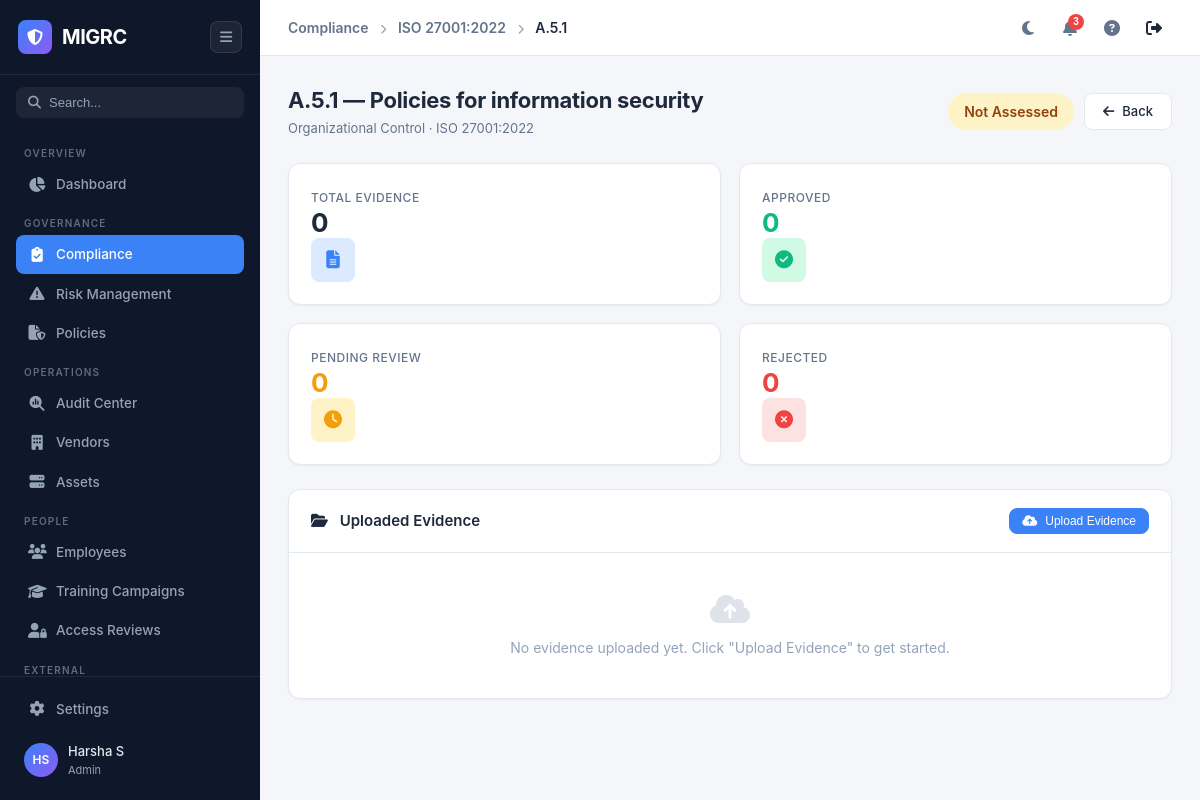
The page /compliance/1/control/1 (signed in) on the database its author committed.
### app/models.py (models this page shows, shortened)
class User(UserMixin, db.Model):
    __tablename__ = 'users'
    id = db.Column(db.Integer, primary_key=True)
    email = db.Column(db.String(120), unique=True, nullable=False, index=True)
    password_hash = db.Column(db.String(256), nullable=False)
    name = db.Column(db.String(100), nullable=False)
    role = db.Column(db.String(30), nullable=False, default='Viewer')
    is_active_user = db.Column(db.Boolean, default=True)
    created_at = db.Column(db.DateTime, default=datetime.utcnow)
    last_login = db.Column(db.DateTime)
    @property
    def is_active(self):
        return self.is_active_user

class Framework(db.Model):
    __tablename__ = 'frameworks'
    id = db.Column(db.Integer, primary_key=True)
    name = db.Column(db.String(100), nullable=False)
    description = db.Column(db.Text)
    category = db.Column(db.String(50))
    icon = db.Column(db.String(50), default='globe')
    status = db.Column(db.String(30), default='In Progress')
    owner = db.Column(db.String(100))
    target_date = db.Column(db.Date)
    controls_detail = db.Column(db.String(200))
    created_at = db.Column(db.DateTime, default=datetime.utcnow)
    updated_at = db.Column(db.DateTime, default=datetime.utcnow, onupdate=datetime.utcnow)
    controls = db.relationship('Control', backref='framework', lazy='dynamic', cascade='all, delete-orphan')

class Control(db.Model):
    __tablename__ = 'controls'
    id = db.Column(db.Integer, primary_key=True)
    code = db.Column(db.String(20), nullable=False)
    title = db.Column(db.String(200), nullable=False)
    description = db.Column(db.Text)
    category = db.Column(db.String(100))
    framework_id = db.Column(db.Integer, db.ForeignKey('frameworks.id'), nullable=False)
    status = db.Column(db.String(30), default='Not Assessed')
    owner = db.Column(db.String(100))
    test_criteria = db.Column(db.Text)
    evidence_requirement = db.Column(db.Text)
    created_at = db.Column(db.DateTime, default=datetime.utcnow)
    updated_at = db.Column(db.DateTime, default=datetime.utcnow, onupdate=datetime.utcnow)
    evidence_mappings = db.relationship('EvidenceMapping', backref='control', lazy='dynamic', cascade='all, delete-orphan')

### app/routes/compliance.py (the view, shortened to what this page needs)
@compliance_bp.route('/compliance/<int:framework_id>/control/<int:control_id>')
@login_required
def control_detail(framework_id, control_id):
    fw = Framework.query.get_or_404(framework_id)
    ctrl = Control.query.get_or_404(control_id)
    mappings = EvidenceMapping.query.filter_by(control_id=ctrl.id).all()
    evidence_list = []
    all_controls = Control.query.filter_by(framework_id=fw.id).order_by(Control.code).all()
    return render_template('control_detail.html', page='compliance',
        framework=fw, control=ctrl, evidence_list=evidence_list,
        all_controls=all_controls)

### templates/control_detail.html (shortened to what this page needs)
{% extends "base.html" %}
{% block breadcrumb %}
<a href="/compliance" style="color:var(--text-secondary);text-decoration:none;">Compliance</a>
<i class="fas fa-chevron-right" style="font-size:10px;margin:0 8px;color:var(--text-muted);"></i>
<a href="/compliance/{{ framework.id }}" style="color:var(--text-secondary);text-decoration:none;">{{ framework.name }}</a>
<i class="fas fa-chevron-right" style="font-size:10px;margin:0 8px;color:var(--text-muted);"></i>
<span>{{ control.code }}</span>
{% endblock %}
{% block content %}
<div class="page-header">
    <div>
        <h1>{{ control.code }} — {{ control.title }}</h1>
        <p>{{ control.category }} Control &middot; {{ framework.name }}</p>
    </div>
    <div class="page-actions">
        <span class="badge {% if control.status == 'Passing' %}badge-success{% elif control.status == 'Failing' %}badge-danger{% elif control.status == 'Not Applicable' %}badge-neutral{% else %}badge-warning{% endif %}" style="font-size:14px;padding:8px 16px;">
            {{ control.status }}
        </span>
        <a href="/compliance/{{ framework.id }}" class="btn btn-secondary"><i class="fas fa-arrow-left"></i> Back</a>
    </div>
</div>
<div class="grid-4" style="margin-bottom:24px;">
    <div class="stat-card">
        <div class="stat-card-content">
            <div>
                <span class="stat-label">Total Evidence</span>
                <div class="stat-value">{{ evidence_list|length }}</div>
            </div>
            <div class="stat-icon blue"><i class="fas fa-file-lines"></i></div>
        </div>
    </div>
    <div class="stat-card">
        <div class="stat-card-content">
            <div>
                <span class="stat-label">Approved</span>
                <div class="stat-value" style="color:var(--accent-success);">{{ evidence_list|selectattr('status','equalto','Approved')|list|length }}</div>
            </div>
            <div class="stat-icon green"><i class="fas fa-check-circle"></i></div>
        </div>
    </div>
    <div class="stat-card">
        <div class="stat-card-content">
            <div>
                <span class="stat-label">Pending Review</span>
                <div class="stat-value" style="color:var(--accent-warning);">{{ evidence_list|selectattr('status','equalto','Pending Review')|list|length }}</div>
            </div>
            <div class="stat-icon orange"><i class="fas fa-clock"></i></div>
        </div>
    </div>
    <div class="stat-card">
        <div class="stat-card-content">
            <div>
                <span class="stat-label">Rejected</span>
                <div class="stat-value" style="color:var(--accent-danger);">{{ evidence_list|selectattr('status','equalto','Rejected')|list|length }}</div>
            </div>
            <div class="stat-icon red"><i class="fas fa-times-circle"></i></div>
        </div>
    </div>
</div>
<div class="card" style="margin-bottom:20px;">
    <div class="card-header">
        <h3><i class="fas fa-folder-open" style="margin-right:8px;"></i> Uploaded Evidence</h3>
        <button class="btn btn-sm btn-primary" onclick="document.getElementById('uploadSection').style.display = document.getElementById('uploadSection').style.display === 'none' ? '' : 'none'">
            <i class="fas fa-cloud-upload-alt"></i> Upload Evidence
        </button>
    </div>
    <div class="card-body no-padding">
        {% if evidence_list %}
        <table>
            <thead>
                <tr>
                    <th>Evidence</th>
                    <th style="width:100px;">Type</th>
                    <th style="width:120px;">Uploaded By</th>
                    <th style="width:110px;">Status</th>
                    <th style="width:160px;">Actions</th>
                </tr>
            </thead>
            <tbody>
                {% for ev in evidence_list %}
                <tr>
                    <td>
                        <div style="font-weight:600;font-size:13px;">{{ ev.title }}</div>
                        <div style="font-size:11px;color:var(--text-muted);">
                            {{ ev.file_name }}
                            {% if ev.file_size %}· {{ (ev.file_size / 1024)|round|int }} KB{% endif %}
                        </div>
                        {% if ev.description %}
                        <div style="font-size:11px;color:var(--text-secondary);margin-top:2px;">{{ ev.description[:100] }}{% if ev.description|length > 100 %}...{% endif %}</div>
                        {% endif %}
                    </td>
                    <td><span class="mini-badge mb-blue" style="padding:3px 8px;border-radius:4px;font-size:10px;background:var(--accent-primary-light);color:var(--accent-primary);">{{ ev.source_type }}</span></td>
                    <td style="font-size:12px;">{{ ev.uploaded_by }}</td>
                    <td>
                        <span class="badge {% if ev.status == 'Approved' %}badge-success{% elif ev.status == 'Rejected' %}badge-danger{% else %}badge-warning{% endif %}">
                            {{ ev.status }}
                        </span>
                    </td>
                    <td>
                        {% if ev.status == 'Pending Review' %}
                        <div style="display:flex;gap:4px;">
                            <form action="/evidence/{{ ev.id }}/review" method="POST" style="display:inline;">
                                <input type="hidden" name="csrf_token" value="{{ csrf_token() }}">
                                <input type="hidden" name="action" value="approve">
                                <button type="submit" class="btn btn-sm btn-primary btn-icon" title="Approve"><i class="fas fa-check"></i></button>
                            </form>
                            <form action="/evidence/{{ ev.id }}/review" method="POST" style="display:inline;">
                                <input type="hidden" name="csrf_token" value="{{ csrf_token() }}">
                                <input type="hidden" name="action" value="reject">
                                <button type="submit" class="btn btn-sm btn-secondary btn-icon" title="Reject" style="color:var(--accent-danger);"><i class="fas fa-times"></i></button>
                            </form>
                            <form action="/evidence/{{ ev.id }}/delete" method="POST" style="display:inline;" onsubmit="return confirm('Delete this evidence?')">
                                <input type="hidden" name="csrf_token" value="{{ csrf_token() }}">
                                <button type="submit" class="btn btn-sm btn-secondary btn-icon" title="Delete"><i class="fas fa-trash"></i></button>
                            </form>
                        </div>
                        {% else %}
                        <div style="display:flex;gap:4px;">
                            {% if ev.review_notes %}
                            <span title="{{ ev.review_notes }}" style="font-size:11px;color:var(--text-muted);cursor:help;"><i class="fas fa-comment"></i> Notes</span>
                            {% endif %}
                            <form action="/evidence/{{ ev.id }}/delete" method="POST" style="display:inline;margin-left:auto;" onsubmit="return confirm('Delete this evidence?')">
                                <input type="hidden" name="csrf_token" value="{{ csrf_token() }}">
                                <button type="submit" class="btn btn-sm btn-secondary btn-icon" title="Delete"><i class="fas fa-trash"></i></button>
                            </form>
                        </div>
                        {% endif %}
                    </td>
                </tr>
                {% endfor %}
            </tbody>
        </table>
        {% else %}
        <div style="padding:40px;text-align:center;color:var(--text-muted);">
            <i class="fas fa-cloud-upload-alt" style="font-size:32px;margin-bottom:12px;opacity:0.3;"></i>
            <p>No evidence uploaded yet. Click "Upload Evidence" to get started.</p>
        </div>
        {% endif %}
    </div>
</div>
{% endblock %}

### templates/base.html (shortened to what this page needs)
<!DOCTYPE html>
<html lang="en" data-theme="light">
<head>
    <link rel="stylesheet" href="{{ url_for('static', filename='css/style.css') }}">
    <link rel="stylesheet" href="https://cdnjs.cloudflare.com/ajax/libs/font-awesome/6.5.1/css/all.min.css">
</head>
<body>
    <aside class="sidebar" id="sidebar">
        <div class="sidebar-header">
            <div class="logo">
                <div class="logo-icon"><i class="fas fa-shield-halved"></i></div>
                <span class="logo-text">MIGRC</span>
            </div>
            <button class="sidebar-toggle" id="sidebarToggle">
                <i class="fas fa-bars"></i>
            </button>
        </div>
        <div class="sidebar-search">
            <div class="search-box">
                <i class="fas fa-search"></i>
                <input type="text" placeholder="Search..." id="sidebarSearch">
            </div>
        </div>
        <nav class="sidebar-nav">
            <div class="nav-section">
                <span class="nav-section-title">Overview</span>
                <a href="/" class="nav-item {% if page == 'dashboard' %}active{% endif %}">
                    <i class="fas fa-chart-pie"></i>
                    <span>Dashboard</span>
                </a>
            </div>
            <div class="nav-section">
                <span class="nav-section-title">Governance</span>
                <a href="/compliance" class="nav-item {% if page == 'compliance' %}active{% endif %}">
                    <i class="fas fa-clipboard-check"></i>
                    <span>Compliance</span>
                </a>
                <a href="/risks" class="nav-item {% if page == 'risks' %}active{% endif %}">
                    <i class="fas fa-exclamation-triangle"></i>
                    <span>Risk Management</span>
                </a>
                <a href="/policies" class="nav-item {% if page == 'policies' %}active{% endif %}">
                    <i class="fas fa-file-shield"></i>
                    <span>Policies</span>
                </a>
            </div>
            <div class="nav-section">
                <span class="nav-section-title">Operations</span>
                <a href="/audits" class="nav-item {% if page == 'audits' %}active{% endif %}">
                    <i class="fas fa-magnifying-glass-chart"></i>
                    <span>Audit Center</span>
                </a>
                <a href="/vendors" class="nav-item {% if page == 'vendors' %}active{% endif %}">
                    <i class="fas fa-building"></i>
                    <span>Vendors</span>
                </a>
                <a href="/assets" class="nav-item {% if page == 'assets' %}active{% endif %}">
                    <i class="fas fa-server"></i>
                    <span>Assets</span>
                </a>
            </div>
            <div class="nav-section">
                <span class="nav-section-title">People</span>
                <a href="/people/employees" class="nav-item {% if page == 'employees' %}active{% endif %}">
                    <i class="fas fa-users"></i>
                    <span>Employees</span>
                </a>
                <a href="/people/training-campaigns" class="nav-item {% if page == 'training_campaigns' %}active{% endif %}">
                    <i class="fas fa-graduation-cap"></i>
                    <span>Training Campaigns</span>
                </a>
                <a href="/people/access-reviews" class="nav-item {% if page == 'access_reviews' %}active{% endif %}">
                    <i class="fas fa-user-lock"></i>
                    <span>Access Reviews</span>
                </a>
            </div>
            <div class="nav-section">
                <span class="nav-section-title">External</span>
            </div>
        </nav>
        <div class="sidebar-footer">
            <a href="/settings" class="nav-item {% if page == 'settings' %}active{% endif %}">
                <i class="fas fa-gear"></i>
                <span>Settings</span>
            </a>
            <div class="user-profile">
                <div class="avatar">{{ current_user.name.split()[0][0] }}{{ current_user.name.split()[-1][0] if ' ' in current_user.name else '' }}</div>
                <div class="user-info">
                    <span class="user-name">{{ current_user.name }}</span>
                    <span class="user-role">{{ current_user.role }}</span>
                </div>
            </div>
        </div>
    </aside>
    <main class="main-content" id="mainContent">
        <header class="topbar">
            <div class="topbar-left">
                <div class="breadcrumb">
                    {% block breadcrumb %}{% endblock %}
                </div>
            </div>
            <div class="topbar-right">
                <button class="topbar-btn" id="themeToggle" title="Toggle theme">
                    <i class="fas fa-moon"></i>
                </button>
                <button class="topbar-btn" title="Notifications">
                    <span class="notification-badge">3</span>
                </button>
                <button class="topbar-btn" title="Help">
                    <i class="fas fa-question-circle"></i>
                </button>
                <a href="/logout" class="topbar-btn" title="Logout" style="text-decoration:none;color:inherit;">
                    <i class="fas fa-right-from-bracket"></i>
                </a>
            </div>
        </header>
        <div class="page-content">
            {% block content %}{% endblock %}
        </div>
    </main>
</body>
</html>

### rows shown on the page
User: name "H", name "S", name "Harsha S", role "Admin"
Framework: name "ISO 27001:2022"
Control: code "A.5.1", title "Policies for information security", category "Organizational", status "Not Assessed"

### other values the page prints
{{ evidence_list|length }} "0"
{{ evidence_list|selectattr('status','equalto','Approved')|list|length }} "0"
{{ evidence_list|selectattr('status','equalto','Rejected')|list|length }} "0"
